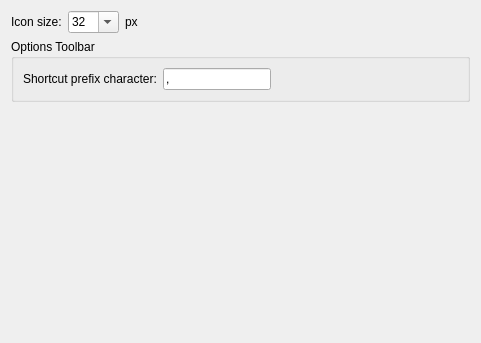
<?xml version="1.0" encoding="UTF-8"?>
<ui version="4.0">
 <class>ToolBar</class>
 <widget class="QWidget" name="ToolBar">
  <property name="geometry">
   <rect>
    <x>0</x>
    <y>0</y>
    <width>481</width>
    <height>343</height>
   </rect>
  </property>
  <layout class="QVBoxLayout" name="verticalLayout">
   <item>
    <layout class="QHBoxLayout" name="horizontalLayout">
     <item>
      <widget class="QLabel" name="label">
       <property name="text">
        <string>Icon size:</string>
       </property>
      </widget>
     </item>
     <item>
      <widget class="QComboBox" name="IconSize">
       <property name="editable">
        <bool>true</bool>
       </property>
       <property name="currentIndex">
        <number>3</number>
       </property>
       <item>
        <property name="text">
         <string notr="true">16</string>
        </property>
       </item>
       <item>
        <property name="text">
         <string notr="true">24</string>
        </property>
       </item>
       <item>
        <property name="text">
         <string notr="true">28</string>
        </property>
       </item>
       <item>
        <property name="text">
         <string notr="true">32</string>
        </property>
       </item>
       <item>
        <property name="text">
         <string notr="true">40</string>
        </property>
       </item>
       <item>
        <property name="text">
         <string notr="true">48</string>
        </property>
       </item>
       <item>
        <property name="text">
         <string notr="true">64</string>
        </property>
       </item>
       <item>
        <property name="text">
         <string notr="true">80</string>
        </property>
       </item>
       <item>
        <property name="text">
         <string notr="true">96</string>
        </property>
       </item>
       <item>
        <property name="text">
         <string notr="true">112</string>
        </property>
       </item>
       <item>
        <property name="text">
         <string notr="true">128</string>
        </property>
       </item>
      </widget>
     </item>
     <item>
      <widget class="QLabel" name="label_2">
       <property name="toolTip">
        <string>Pixel</string>
       </property>
       <property name="text">
        <string>px</string>
       </property>
      </widget>
     </item>
     <item>
      <spacer name="horizontalSpacer_2">
       <property name="orientation">
        <enum>Qt::Horizontal</enum>
       </property>
       <property name="sizeHint" stdset="0">
        <size>
         <width>40</width>
         <height>20</height>
        </size>
       </property>
      </spacer>
     </item>
    </layout>
   </item>
   <item>
    <widget class="QGroupBox" name="groupBox">
     <property name="title">
      <string>Options Toolbar</string>
     </property>
     <layout class="QHBoxLayout" name="horizontalLayout_2">
      <item>
       <widget class="QLabel" name="label_3">
        <property name="text">
         <string>Shortcut prefix character:</string>
        </property>
       </widget>
      </item>
      <item>
       <widget class="QLineEdit" name="PrefixChar">
        <property name="sizePolicy">
         <sizepolicy hsizetype="Minimum" vsizetype="Fixed">
          <horstretch>0</horstretch>
          <verstretch>0</verstretch>
         </sizepolicy>
        </property>
        <property name="mouseTracking">
         <bool>false</bool>
        </property>
        <property name="focusPolicy">
         <enum>Qt::WheelFocus</enum>
        </property>
        <property name="acceptDrops">
         <bool>false</bool>
        </property>
        <property name="inputMask">
         <string notr="true">X</string>
        </property>
        <property name="text">
         <string notr="true">,</string>
        </property>
        <property name="maxLength">
         <number>1</number>
        </property>
       </widget>
      </item>
      <item>
       <spacer name="horizontalSpacer">
        <property name="orientation">
         <enum>Qt::Horizontal</enum>
        </property>
        <property name="sizeHint" stdset="0">
         <size>
          <width>40</width>
          <height>20</height>
         </size>
        </property>
       </spacer>
      </item>
     </layout>
    </widget>
   </item>
   <item>
    <spacer name="verticalSpacer">
     <property name="orientation">
      <enum>Qt::Vertical</enum>
     </property>
     <property name="sizeHint" stdset="0">
      <size>
       <width>20</width>
       <height>40</height>
      </size>
     </property>
    </spacer>
   </item>
  </layout>
 </widget>
 <resources/>
 <connections/>
</ui>
